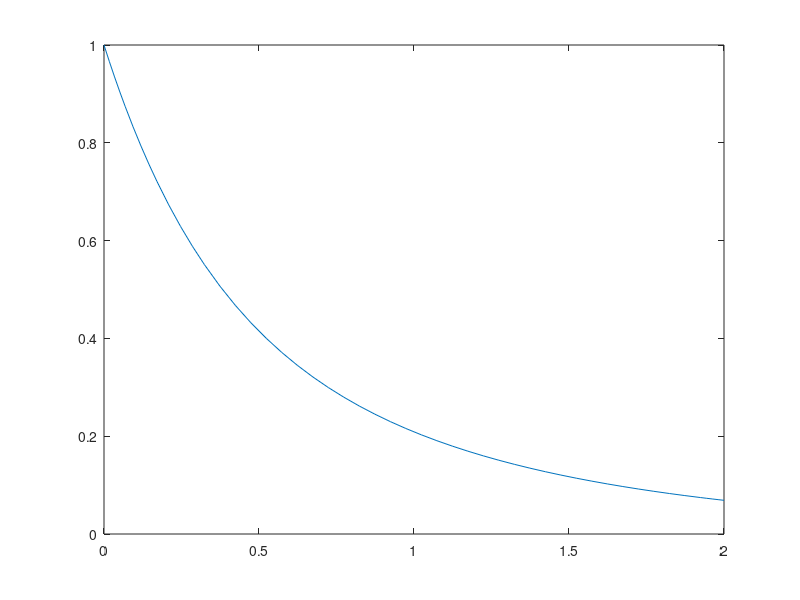
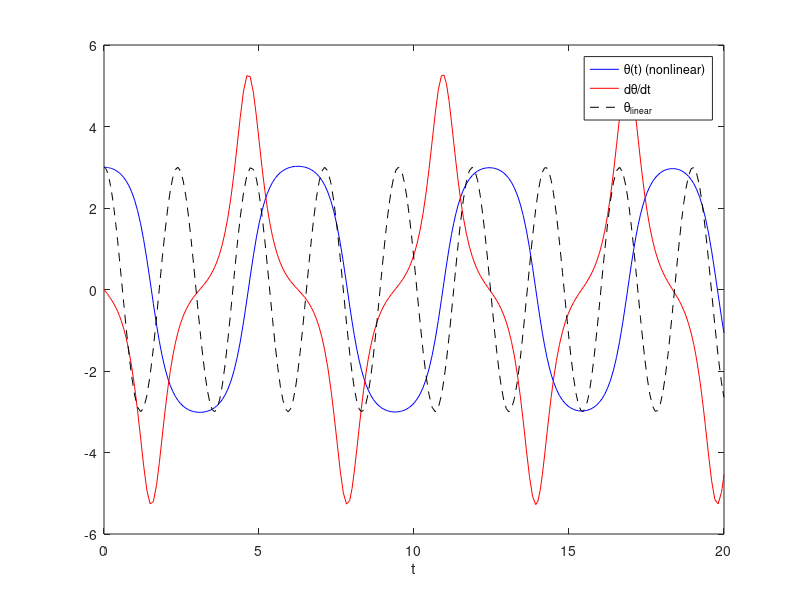
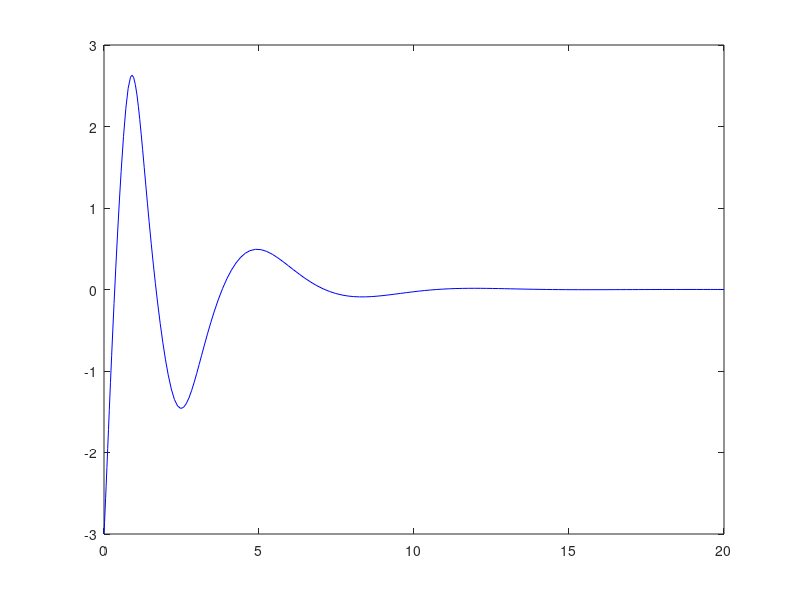

Write MATLAB code to recreate these figures, in order.
% See the slides posted on canvas for problems

% Example 1
f = @(t,y) -3*y + exp(-t); % y'=f(t,y)
[tt,yy] = ode45(f,[0,2],1);
plot(tt,yy)
yy(end)


% Example 2
f = @(t,z) [z(2);-7*sin(z(1))];
[tt,zz] = ode45(f,[0,20],[3;0]);
figure
plot(tt,zz(:,1),'b','DisplayName','\theta(t) (nonlinear)')
hold on
plot(tt,zz(:,2),'r','DisplayName','d\theta/dt')
% analytic linearized solution: theta(t)=3*cos(sqrt(7)t)
plot(tt,3 * cos(sqrt(7).*tt),'k--','DisplayName','\theta_{linear}')
hold off
xlabel('t')
legend('Location','best')

% Example 3
f = @(t,z) [z(2);-z(2)-z(1)-(z(1))^3];
[tt,zz] = ode45(f,[0,20],[-3;8]);
figure
plot(tt,zz(:,1),'b','DisplayName','x(t)')
hold on
